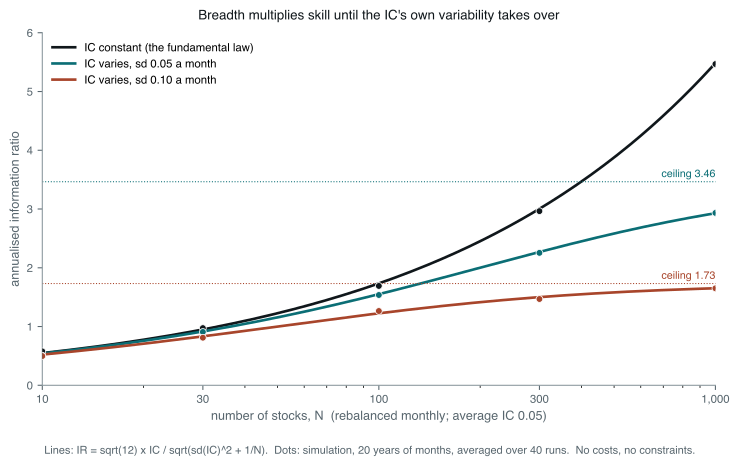

Write Python code to recreate this figure.
# How the information ratio grows with breadth, and why it stops. A monthly
# cross-sectional strategy holds weights proportional to a standardised signal
# across N stocks. The signal's true information coefficient averages 0.05 but
# varies from month to month with standard deviation sigma_IC. Lines: the
# approximation IR = sqrt(12) * IC / sqrt(sigma_IC^2 + 1/N). Dots: simulation.
# sigma_IC = 0 is Grinold's fundamental law; any month-to-month variation in the
# IC puts a ceiling of sqrt(12) * IC / sigma_IC on the IR however many stocks
# are added.
#
# Run standalone:  uv run --no-project --with matplotlib python <path>

import os

os.environ.setdefault("SOURCE_DATE_EPOCH", "1735689600")

import matplotlib

matplotlib.use("Agg")
matplotlib.rcParams["svg.fonttype"] = "path"
matplotlib.rcParams["svg.hashsalt"] = "ei_breadth"
matplotlib.rcParams["font.family"] = ["Helvetica", "Arial", "DejaVu Sans"]

from pathlib import Path

import matplotlib.pyplot as plt
import numpy as np

INK = "#10171B"
MUTED = "#58666E"
TEAL = "#0B6E75"
RUST = "#A8452B"
GREY = "#8A979D"

IC = 0.05
MONTHS = 240
REPS = 40


def theory(n: np.ndarray, sigma_ic: float) -> np.ndarray:
    return np.sqrt(12) * IC / np.sqrt(sigma_ic**2 + (1 - IC**2) / n)


def simulate(n: int, sigma_ic: float, rng: np.random.Generator) -> float:
    irs = np.empty(REPS)
    for k in range(REPS):
        ic_t = IC + sigma_ic * rng.standard_normal(MONTHS)
        ic_t = np.clip(ic_t, -0.95, 0.95)
        s = rng.standard_normal((MONTHS, n))
        r = ic_t[:, None] * s + np.sqrt(1 - ic_t[:, None] ** 2) * rng.standard_normal((MONTHS, n))
        pnl = (s * r).mean(axis=1)
        irs[k] = pnl.mean() / pnl.std(ddof=1) * np.sqrt(12)
    return float(irs.mean())


def main() -> None:
    rng = np.random.default_rng(20261004)
    grid = np.logspace(1, 3, 200)
    marks = [10, 30, 100, 300, 1000]
    cases = [
        (0.0, INK, "IC constant (the fundamental law)"),
        (0.05, TEAL, "IC varies, sd 0.05 a month"),
        (0.10, RUST, "IC varies, sd 0.10 a month"),
    ]

    fig, ax = plt.subplots(figsize=(7.8, 4.6))
    rows = {}
    for sigma, colour, label in cases:
        ax.plot(grid, theory(grid, sigma), color=colour, lw=2.0, label=label)
        sims = [simulate(n, sigma, rng) for n in marks]
        ax.scatter(marks, sims, s=26, color=colour, zorder=5, edgecolor="white", linewidth=0.6)
        if sigma > 0:
            cap = np.sqrt(12) * IC / sigma
            ax.axhline(cap, color=colour, lw=0.8, ls=":")
            ax.text(1000, cap + 0.08, f"ceiling {cap:.2f}", fontsize=8, color=colour, ha="right")
        rows[sigma] = [(n, float(theory(np.array([n]), sigma)[0]), s) for n, s in zip(marks, sims, strict=True)]

    ax.set_xscale("log")
    ax.set_xlim(10, 1000)
    ax.set_xticks([10, 30, 100, 300, 1000])
    ax.set_xticklabels(["10", "30", "100", "300", "1,000"])
    ax.set_ylim(0, 6.0)
    ax.set_xlabel("number of stocks, N  (rebalanced monthly; average IC 0.05)", fontsize=9.5, color=MUTED)
    ax.set_ylabel("annualised information ratio", fontsize=9.5, color=MUTED)
    ax.set_title("Breadth multiplies skill until the IC's own variability takes over", fontsize=10, color=INK, pad=10)
    ax.tick_params(labelsize=8.5, colors=MUTED)
    for side in ("top", "right"):
        ax.spines[side].set_visible(False)
    for side in ("left", "bottom"):
        ax.spines[side].set_color(GREY)
    ax.legend(fontsize=8.5, frameon=False, loc="upper left")
    fig.text(
        0.5,
        -0.04,
        "Lines: IR = sqrt(12) x IC / sqrt(sd(IC)^2 + 1/N).  Dots: simulation, 20 years of months, "
        "averaged over 40 runs.  No costs, no constraints.",
        ha="center",
        fontsize=8.2,
        color=MUTED,
    )
    fig.tight_layout()
    out = Path(__file__).with_suffix("")
    for ext in ("pdf", "svg"):
        fig.savefig(f"{out}.{ext}", transparent=True, bbox_inches="tight")

    print(f"{'N':>6}" + "".join(f"{f'sd {s:.2f} th':>14}{'sim':>8}" for s, _, _ in cases))
    for i, n in enumerate(marks):
        print(f"{n:6d}" + "".join(f"{rows[s][i][1]:14.2f}{rows[s][i][2]:8.2f}" for s, _, _ in cases))


main()
